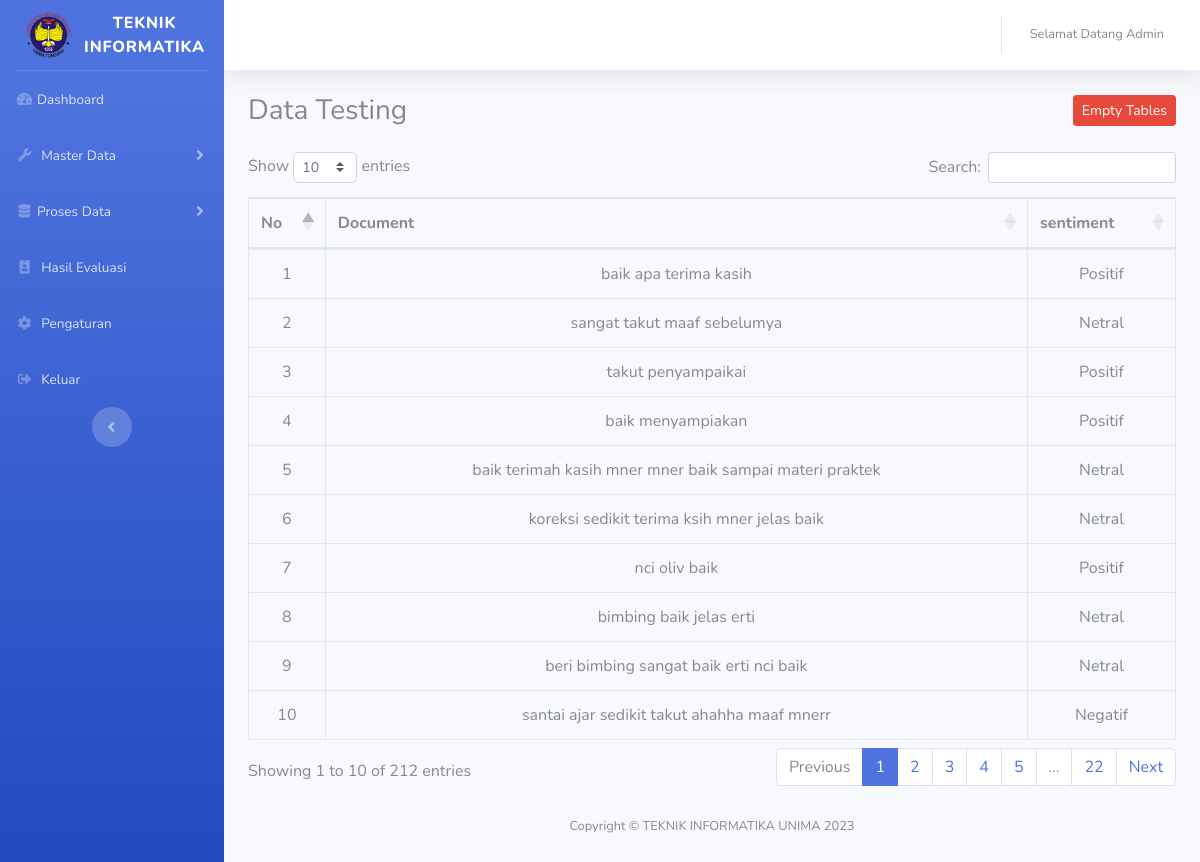
/index.php/admin/data_testing, run on the app's committed database.
### tables this page shows
CREATE TABLE `data_testing` (
  `id_data_testing` int(11) NOT NULL,
  `document` text NOT NULL,
  `aspek` text NOT NULL,
  `sentiment` varchar(10) NOT NULL,
  `tfidf` text NOT NULL
);

### application/controllers/admin/Data_Testing.php (called while the page is built, shortened)
  <?php
class Data_Testing extends CI_Controller
{
	public function __construct() {
        $this->load->model('LppmModel');
    }
	public function index ()
	{
		$data['eval'] = $this->db->query('SELECT * FROM  evaluasi');
		$data['clean'] = $this->db->query('SELECT * FROM  cleaning');
		$data['stop'] = $this->db->query('SELECT * FROM  stopword');
		$data['stem'] = $this->db->query('SELECT * FROM  stemming');
		$data['label'] = $this->db->query('SELECT sentiment FROM  stemming');
		$data['train'] = $this->db->query('SELECT * FROM  data_training');
		$data['tfidf'] = $this->db->query('SELECT tfidf FROM  data_training');
		$data['title'] = "Data Testing";
		$data['testing'] = $this->LppmModel->get_data('data_testing')->result();
		$this->load->view('templates_admin/header', $data);
		$this->load->view('templates_admin/sidebar');
		$this->load->view('admin/testing', $data);
		$this->load->view('templates_admin/footer');
	}
}
?>

### index.php (called while the page is built, shortened)
<?php
require_once BASEPATH.'core/CodeIgniter.php';

### application/models/LppmModel.php (called while the page is built, shortened)
<?php
class LppmModel extends CI_Model {
	public function get_data($table) {
		return $this->db->get($table);
	}
}
?>

### application/views/admin/testing.php (the view, shortened to what this page needs)
<div class="container-fluid">
    <div class="d-sm-flex align-items-center justify-content-between mb-4">
        <h1 class="h3 mb-0 text-grey-800"> <?php echo $title ?> </h1>
        <a href="<?php echo base_url('admin/Data_Testing/empty_data_testing') ?>" class="btn btn-sm btn-danger" onclick="return confirm('Apakah Anda yakin ingin menghapus isi tabel?')">Empty Tables</a>
    </div>
    <div class="table-responsive">
        <table id="data-tabel" class="table table-bordered mt-2" width="100%">
            <thead>
                <tr class="text-center">
                    <th>No</th>
                    <th>Document</th>
                    <th>sentiment</th>
                </tr>
            </thead>
            <tbody>
                <?php $no = 1;
                foreach ($testing as $b) : ?>
                    <tr>
                        <td class="text-center"> <?php echo $no++ ?> </td>
                        <td class="text-center"> <?php echo $b->document ?></td>
                        <td class="text-center"> <?php echo $b->sentiment ?></td>
                    </tr>
                <?php endforeach; ?>
            </tbody>
        </table>
    </div>
</div>

### application/views/templates_admin/header.php (shortened to what this page needs)
<!DOCTYPE html>
<html lang="en">
<head>
    <link href="<?php echo base_url ()?>/assets/vendor/fontawesome-free/css/all.min.css" rel="stylesheet" type="text/css">
    <link rel="stylesheet" type="text/css" href="https://cdn.datatables.net/1.11.5/css/dataTables.bootstrap4.min.css">
    <link rel="stylesheet" type="text/css" href="https://cdn.datatables.net/buttons/2.2.3/css/buttons.bootstrap4.min.css">
    <link href="<?php echo base_url ()?>/assets/css/sb-admin-2.min.css" rel="stylesheet">
</head>

### application/views/templates_admin/sidebar.php (shortened to what this page needs)
<body id="page-top">
    <div id="wrapper">
        <ul class="navbar-nav bg-gradient-primary sidebar sidebar-dark accordion" id="accordionSidebar">
            <a class="sidebar-brand d-flex align-items-center justify-content-center" href="index.html">
            <img src="<?php echo base_url ('./assets/img/logo.png')?>" width = "65px">
            <div> TEKNIK INFORMATIKA</div>
            </a>
            <hr class="sidebar-divider my-0">
            <li class="nav-item ">
                <a class="nav-link" href="<?php echo base_url('admin/dashboard') ?>">
            <i class="fas fa-fw fa-tachometer-alt"></i><span>Dashboard</span></a>
            </li>
                    <li class="nav-item">
                <a class="nav-link collapsed" href="#" data-toggle="collapse" data-target="#collapseUtilities"
                    aria-expanded="true" aria-controls="collapseUtilities">
                    <i class="fas fa-fw fa-wrench"></i>
                    <span>Master Data</span>
                </a>
            </li>
                <li class="nav-item">
                <a class="nav-link collapsed" href="#" data-toggle="collapse" data-target="#collapseTwo"
                    aria-expanded="true" aria-controls="collapseTwo">
             <i class="fas fa-fw fa-database"></i><span>Proses Data</span>
                </a>
            </li>
            <?php if (empty($train->result())) { ?>
            <?php } else { ?>
                <li class="nav-item">
                <a class="nav-link" href="<?php echo base_url('admin/klasifikasi') ?>">
                   <i class="fas fa-fw fa-id-badge"></i>
                    <span>Hasil Evaluasi</span></a>
            </li>
            <?php } ?>
            <li class="nav-item">
                <a class="nav-link" href="<?php echo base_url('admin/setting') ?>">
                  <i class="fas fa-fw fa-cog"></i>
                    <span>Pengaturan</span></a>
            </li>
            <li class="nav-item">
                <a class="nav-link" href="<?php echo base_url('Login') ?>">
                  <i class="fas fa-fw fa-sign-out-alt"></i>
                    <span>Keluar</span></a>
            </li>
            <div class="text-center d-none d-md-inline">
                <button class="rounded-circle border-0" id="sidebarToggle"></button>
            </div>
        </ul>
        <div id="content-wrapper" class="d-flex flex-column">
            <div id="content">
                <nav class="navbar navbar-expand navbar-light bg-white topbar mb-4 static-top shadow">
                    <ul class="navbar-nav ml-auto">
                        <li class="nav-item dropdown no-arrow">
                            <a class="nav-link dropdown-toggle" href="#" id="userDropdown" role="button"
                                data-toggle="dropdown" aria-haspopup="true" aria-expanded="false">
                                <span class="mr-2 d-none d-lg-inline text-gray-600 small">Selamat Datang Admin</span>
                            </a>
                        </li>
                    </ul>
                </nav>

### application/views/templates_admin/footer.php (shortened to what this page needs)
</div>
            <footer class="sticky-footer bg-white\">
                <div class="container my-auto">
                    <div class="copyright text-center my-auto">
                        <span>Copyright &copy; TEKNIK INFORMATIKA UNIMA 2023</span>
                    </div>
                </div>
            </footer>
        </div>
    </div>
</body>
</html>

### data on the page
data_testing: document "baik apa terima kasih", sentiment "Positif"
data_testing: document "sangat takut maaf sebelumya", sentiment "Netral"
data_testing: document "takut penyampaikai", sentiment "Positif"
data_testing: document "baik menyampiakan", sentiment "Positif"
data_testing: document "baik terimah kasih mner mner baik sampai materi praktek", sentiment "Netral"
data_testing: document "koreksi sedikit terima ksih mner jelas baik", sentiment "Netral"
data_testing: document "nci oliv baik", sentiment "Positif"
data_testing: document "bimbing baik jelas erti", sentiment "Netral"
data_testing: document "beri bimbing sangat baik erti nci baik", sentiment "Netral"
data_testing: document "santai ajar sedikit takut ahahha maaf mnerr", sentiment "Negatif"

### other printed values
$title "Data Testing"
